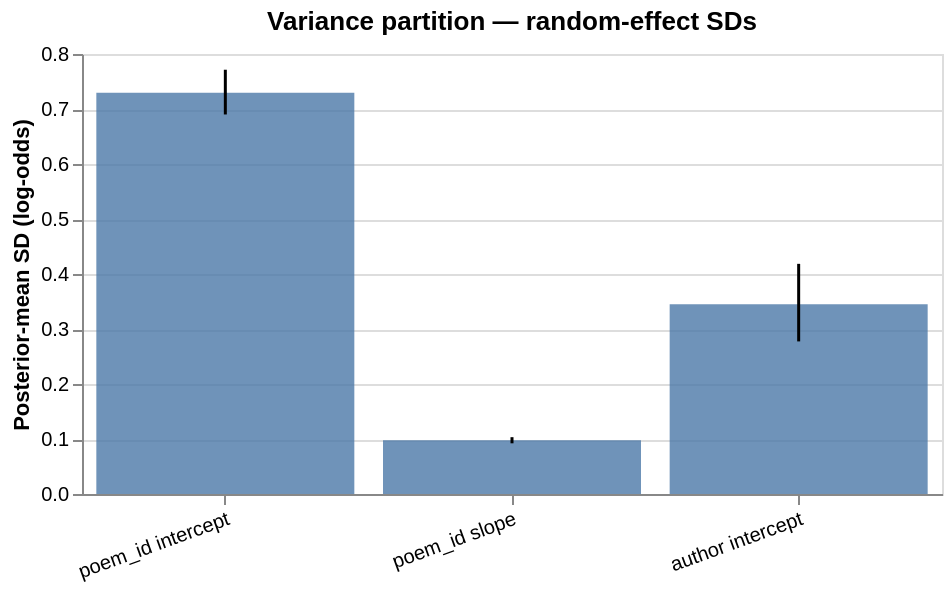
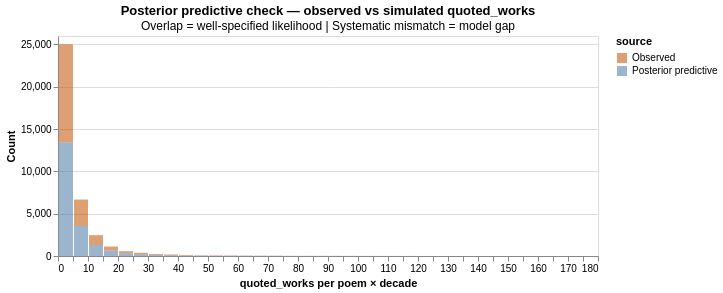

The notebook cell saved with these charts, in order:
### Markdown cell above
### 3.4 Variance partition and posterior predictive check

Two final checks.

**Variance partition.** The three random-effect standard deviations (`1 | poem_id`, `period_z | poem_id`, `1 | author`) tell us *where* poem-to-poem heterogeneity lives. A large poem-intercept SD means poems differ a lot in baseline prevalence; a large poem-slope SD means they differ a lot in direction of trend; a large author SD means authors cluster systematically. Relative sizes of these three numbers are the first thing to read when we ask "what drives the variation between poems?"

**Posterior predictive check.** We draw 200 fresh replications of `quoted_works` from the fitted model and compute three summary statistics on each draw (mean, variance, fraction of zeros). The 95 % predictive interval for each statistic should contain the observed value if the model is well specified. A miss on `frac_zero` with a hit on mean and variance typically indicates mild zero-inflation — some poem × period cells are structurally zero in a way the model has not captured.

### Code cell
if not RUN_BAMBI or "_bambi_idata" not in dir():
    print("Bambi model not fitted — rerun §2 with RUN_BAMBI = True.")
else:
    _sigma_vars = {
        "poem_id intercept": "1|poem_id_sigma",
        "poem_id slope":     "period_z|poem_id_sigma",
        "author intercept":  "1|author_sigma",
    }

    _sigma_rows = []
    for _label, _varname in _sigma_vars.items():
        if _varname not in _posterior.data_vars:
            continue
        _arr = np.asarray(_posterior[_varname].values).flatten()
        _sigma_rows.append({
            "component": _label,
            "var": _varname,
            "posterior_mean": float(_arr.mean()),
            "posterior_sd": float(_arr.std()),
            "ci_lo": float(np.percentile(_arr, 2.5)),
            "ci_hi": float(np.percentile(_arr, 97.5)),
        })
    _sigma_df = pd.DataFrame(_sigma_rows)
    print("Random-effect SDs (posterior summaries, log-odds scale):")
    print(
        _sigma_df.assign(
            posterior_mean=lambda d: d["posterior_mean"].round(4),
            posterior_sd=lambda d: d["posterior_sd"].round(4),
            ci_lo=lambda d: d["ci_lo"].round(4),
            ci_hi=lambda d: d["ci_hi"].round(4),
        )
        .to_string(index=False)
    )
    if "kappa" in _posterior.data_vars:
        _kappa_arr = np.asarray(_posterior["kappa"].values).flatten()
        print(
            f"\nkappa (beta-binomial concentration): mean = {_kappa_arr.mean():.3f}, "
            f"95% CI [{np.percentile(_kappa_arr, 2.5):.3f}, {np.percentile(_kappa_arr, 97.5):.3f}]"
        )
        print(
            f"  (higher kappa = closer to plain Binomial; lower kappa = more extra-binomial variance)"
        )

    _sigma_chart = (
        alt.Chart(_sigma_df)
        .mark_bar(color="#4c78a8", opacity=0.8)
        .encode(
            x=alt.X("component:N", title=None, sort=None, axis=alt.Axis(labelAngle=-20)),
            y=alt.Y("posterior_mean:Q", title="Posterior-mean SD (log-odds)"),
            tooltip=[
                "component", "var",
                alt.Tooltip("posterior_mean:Q", format=".3f"),
                alt.Tooltip("ci_lo:Q", format=".3f"),
                alt.Tooltip("ci_hi:Q", format=".3f"),
            ],
        )
        .properties(width=430, height=220, title="Variance partition — random-effect SDs")
    )
    _sigma_err = (
        alt.Chart(_sigma_df)
        .mark_rule(color="black", strokeWidth=1.5)
        .encode(
            x=alt.X("component:N", sort=None),
            y="ci_lo:Q",
            y2="ci_hi:Q",
        )
    )

    print("\nComputing posterior predictive draws (this may take ~20-40s)…")
    _t_ppc = _time.time()
    try:
        _bambi_model.predict(_bambi_idata, kind="response", inplace=True, random_seed=42)
        _ppc_done = True
    except Exception as _e_ppc:
        print(f"  PPC predict failed ({_e_ppc}); will skip PPC.")
        _ppc_done = False
    print(f"  posterior-predictive compute in {_time.time() - _t_ppc:.1f}s")

    _obs_q = _bambi_df["quoted_works"].values
    _obs_mean = float(np.mean(_obs_q))
    _obs_var = float(np.var(_obs_q))
    _obs_frac_zero = float(np.mean(_obs_q == 0))

    print("\nObserved quoted_works distribution:")
    print(f"  mean = {_obs_mean:.3f}, variance = {_obs_var:.3f}, frac zero = {_obs_frac_zero:.3f}")

    _ppc_stats_df = None
    if "posterior_predictive" in _bambi_idata.groups():
        _pp_group = _bambi_idata.posterior_predictive
        _pp_var = list(_pp_group.data_vars)[0]
        _pp = np.asarray(_pp_group[_pp_var].values).reshape(-1, len(_obs_q))
        _pp_means = _pp.mean(axis=1)
        _pp_vars = _pp.var(axis=1)
        _pp_zerofrac = (_pp == 0).mean(axis=1)
        print("Posterior-predictive summary (across draws):")
        print(
            f"  mean  — posterior mean = {_pp_means.mean():.3f}  95% PI "
            f"[{np.percentile(_pp_means, 2.5):.3f}, {np.percentile(_pp_means, 97.5):.3f}]"
        )
        print(
            f"  var   — posterior mean = {_pp_vars.mean():.3f}  95% PI "
            f"[{np.percentile(_pp_vars, 2.5):.3f}, {np.percentile(_pp_vars, 97.5):.3f}]"
        )
        print(
            f"  frac0 — posterior mean = {_pp_zerofrac.mean():.3f}  95% PI "
            f"[{np.percentile(_pp_zerofrac, 2.5):.3f}, {np.percentile(_pp_zerofrac, 97.5):.3f}]"
        )
        _ppc_stats_df = pd.DataFrame({
            "statistic": ["mean", "variance", "frac_zero"],
            "observed": [_obs_mean, _obs_var, _obs_frac_zero],
            "pp_mean": [_pp_means.mean(), _pp_vars.mean(), _pp_zerofrac.mean()],
            "pp_lo": [
                np.percentile(_pp_means, 2.5),
                np.percentile(_pp_vars, 2.5),
                np.percentile(_pp_zerofrac, 2.5),
            ],
            "pp_hi": [
                np.percentile(_pp_means, 97.5),
                np.percentile(_pp_vars, 97.5),
                np.percentile(_pp_zerofrac, 97.5),
            ],
        })
        _ppc_stats_df["in_ci"] = (
            (_ppc_stats_df["observed"] >= _ppc_stats_df["pp_lo"])
            & (_ppc_stats_df["observed"] <= _ppc_stats_df["pp_hi"])
        )
        print("\nPPC check: does observed statistic fall inside 95% predictive interval?")
        print(_ppc_stats_df.to_string(index=False))
    else:
        print("Posterior predictive samples not available — skipping PPC plot.")

    from IPython.display import display as _display

    _display(alt.layer(_sigma_chart, _sigma_err))

    if _ppc_stats_df is not None:
        _ppc_plot_df = pd.DataFrame({
            "quoted_works": np.asarray(_pp.flatten()),
            "source": "Posterior predictive",
        })
        _obs_plot_df = pd.DataFrame({
            "quoted_works": _obs_q,
            "source": "Observed",
        })
        _pp_plot_df = pd.concat([_ppc_plot_df.sample(min(20000, len(_ppc_plot_df)), random_state=0), _obs_plot_df])
        _ppc_hist = (
            alt.Chart(_pp_plot_df)
            .mark_bar(opacity=0.55)
            .encode(
                x=alt.X("quoted_works:Q", bin=alt.Bin(maxbins=40), title="quoted_works per poem × decade"),
                y=alt.Y("count():Q", title="Count"),
                color=alt.Color(
                    "source:N",
                    scale=alt.Scale(
                        domain=["Observed", "Posterior predictive"],
                        range=["#c45200", "#4c78a8"],
                    ),
                ),
            )
            .properties(
                width=540, height=220,
                title=alt.TitleParams(
                    "Posterior predictive check — observed vs simulated quoted_works",
                    subtitle="Overlap = well-specified likelihood | Systematic mismatch = model gap",
                ),
            )
        )
        _display(_ppc_hist)

### Figure 1 — Vega-Lite specification as saved in the notebook (floating-point values rounded to 4 significant figures)
{"config": {"view": {"continuousWidth": 300, "continuousHeight": 300}}, "layer": [{"mark": {"type": "bar", "color": "#4c78a8", "opacity": 0.8}, "encoding": {"tooltip": [{"field": "component", "type": "nominal"}, {"field": "var", "type": "nominal"}, {"field": "posterior_mean", "format": ".3f", "type": "quantitative"}, {"field": "ci_lo", "format": ".3f", "type": "quantitative"}, {"field": "ci_hi", "format": ".3f", "type": "quantitative"}], "x": {"axis": {"labelAngle": -20}, "field": "component", "sort": null, "title": null, "type": "nominal"}, "y": {"field": "posterior_mean", "title": "Posterior-mean SD (log-odds)", "type": "quantitative"}}, "title": "Variance partition — random-effect SDs"}, {"mark": {"type": "rule", "color": "black", "strokeWidth": 1.5}, "encoding": {"x": {"field": "component", "sort": null, "type": "nominal"}, "y": {"field": "ci_lo", "type": "quantitative"}, "y2": {"field": "ci_hi"}}}], "data": {"name": "data-1a594621e165a23cee4563cbc09c9c98"}, "height": 220, "width": 430, "$schema": "https://vega.github.io/schema/vega-lite/v6.4.1.json", "datasets": {"data-1a594621e165a23cee4563cbc09c9c98": [{"component": "poem_id intercept", "var": "1|poem_id_sigma", "posterior_mean": 0.7296, "posterior_sd": 0.02064, "ci_lo": 0.6901, "ci_hi": 0.7714}, {"component": "poem_id slope", "var": "period_z|poem_id_sigma", "posterior_mean": 0.09762, "posterior_sd": 0.002858, "ci_lo": 0.09217, "ci_hi": 0.1033}, {"component": "author intercept", "var": "1|author_sigma", "posterior_mean": 0.3449, "posterior_sd": 0.03621, "ci_lo": 0.2774, "ci_hi": 0.4185}]}}

### Figure 2 — Vega-Lite specification as saved in the notebook (floating-point values rounded to 4 significant figures; data arrays with more than 128 entries replaced by an {"elided": "..."} marker saying what was removed)
{"config": {"view": {"continuousWidth": 300, "continuousHeight": 300}}, "data": {"name": "data-a19a3de38f6d5321a742856dcf99e804"}, "mark": {"type": "bar", "opacity": 0.55}, "encoding": {"color": {"field": "source", "scale": {"domain": ["Observed", "Posterior predictive"], "range": ["#c45200", "#4c78a8"]}, "type": "nominal"}, "x": {"bin": {"maxbins": 40}, "field": "quoted_works", "title": "quoted_works per poem × decade", "type": "quantitative"}, "y": {"aggregate": "count", "title": "Count", "type": "quantitative"}}, "height": 220, "title": {"text": "Posterior predictive check — observed vs simulated quoted_works", "subtitle": "Overlap = well-specified likelihood | Systematic mismatch = model gap"}, "width": 540, "$schema": "https://vega.github.io/schema/vega-lite/v6.4.1.json", "datasets": {"data-a19a3de38f6d5321a742856dcf99e804": {"elided": "37278 records"}}}
